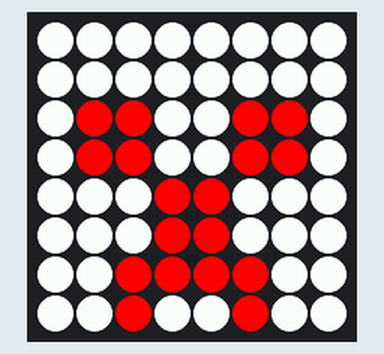
The program below on a simulated Raspberry Pi (BCM pin numbers) with a Sense HAT. Shown: the Sense HAT's 8×8 RGB LED matrix. At 0.0 s the program stops and its outputs stay as they are.

Above: at 0.1 s.

The program:

avatar_sense_hat.py
```python
from sense_hat import SenseHat

sense = SenseHat()
y = (255, 255, 0)
b = (0, 0, 255)
r = (255, 0, 0)
w = (255, 255, 255)
# sense.show_message("Hello, World!", text_colour=white, back_colour=red,
#                    scroll_speed=0.1)

pixels = [
 w, w, w, w, w, w, w, w,
 w, w, w, w, w, w, w, w,
 w, r, r, w, w, r, r, w,
 w, r, r, w, w, r, r, w,
 w, w, w, r, r, w, w, w,
 w, w, w, r, r, w, w, w,
 w, w, r, r, r, r, w, w,
 w, w, r, w, w, r, w, w
]
sense.set_pixels(pixels)
```
